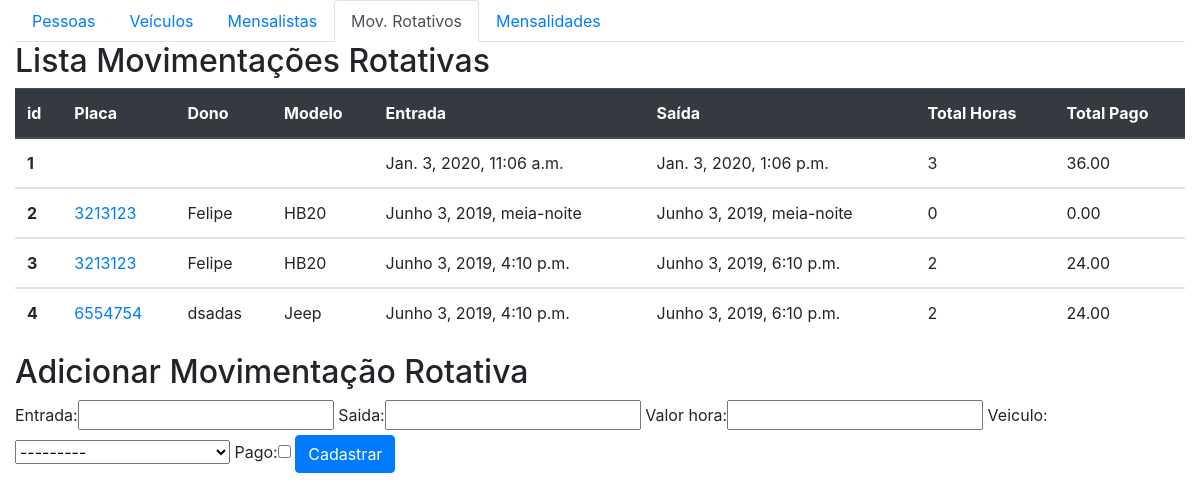
The app's page /core/movrot/, older data.
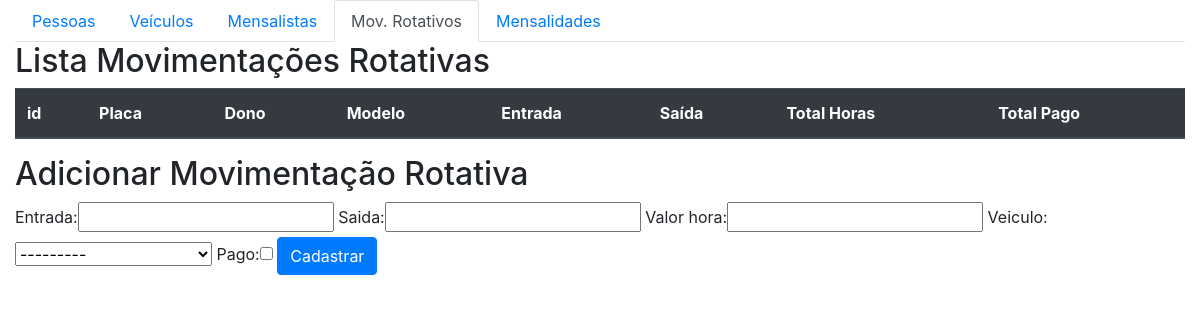
The same page, newer data.
### core/models.py (models this page shows, shortened)
class movimento_rotativo(models.Model):
    entrada= models.DateTimeField(auto_now=False)
    saida= models.DateTimeField(auto_now=False, null=True)
    valor_hora=models.DecimalField(max_digits=5, decimal_places=2)
    veiculo= models.ForeignKey(veiculo, on_delete=models.SET_NULL, null=True)
    pago = models.BooleanField(default=False)
    def total_horas(self):
        return math.ceil((self.saida - self.entrada).total_seconds()/3600)
    def total(self):
        return self.valor_hora*self.total_horas()

class veiculo(models.Model):
    marca = models.ForeignKey(marca, on_delete=models.SET_NULL, null=True)
    dono = models.ForeignKey(pessoa, on_delete=models.SET_NULL, null=True)
    placa = models.CharField(max_length=7, null=True)
    modelo = models.CharField(max_length=30, null=True)
    cor = models.CharField(max_length=20, null=True)
    observacoes = models.TextField()
    def __str__(self):
        return self.modelo + " - " + self.placa + " - " + str(self.dono)

class pessoa(models.Model):
    nome = models.CharField(max_length=100)
    end = models.CharField(max_length=200)
    telefone = models.CharField(max_length=200)
    def __str__(self):
        return self.nome

### core/views.py (the view)
def lista_movrot(request):
    movrot = movimento_rotativo.objects.all()
    form = MovrotForm()
    data = {'movrot': movrot, 'form': form}
    return render(request, 'core/lista_movrot.html', data)

### core/forms.py
class MovrotForm(ModelForm):
    class Meta:
        model = movimento_rotativo
        fields = '__all__'

### core/templates/core/lista_movrot.html (shortened to what this page needs)
<!DOCTYPE html>
{% extends 'base.html' %}
{% block main %}
{% load bootstrap %}
<html lang="en">
<head>
</head>
<body>
<ul class="nav nav-tabs">
  <li class="nav-item">
    <a class="nav-link" href="{% url 'core_lista_pessoas' %}">Pessoas</a>
  </li>
  <li class="nav-item">
    <a class="nav-link" href="{% url 'core_lista_veiculos' %}">Veículos</a>
  </li>
  <li class="nav-item">
    <a class="nav-link" href="{% url 'core_lista_mensalistas' %}">Mensalistas</a>
  </li>
  <li class="nav-item">
    <a class="nav-link active" href="{% url 'core_lista_movrot' %}">Mov. Rotativos</a>
  </li>
  <li class="nav-item">
    <a class="nav-link" href="{% url 'core_lista_movmen' %}">Mensalidades</a>
  </li>
</ul>
<div class="row">
    <div class="col-sm-12">
        <h2>Lista Movimentações Rotativas</h2>
        <table class="table">
          <thead class="thead-dark">
            <tr>
              <th scope="col">id</th>
              <th scope="col">Placa</th>
              <th scope="col">Dono</th>
              <th scope="col">Modelo</th>
              <th scope="col">Entrada</th>
              <th scope="col">Saída</th>
              <th scope="col">Total Horas</th>
              <th scope="col">Total Pago</th>
            </tr>
          </thead>
          {% for mov in movrot%}
          <tbody>
            <tr>
              <th scope="row">{{mov.id}}</th>
              <td><a href="{% url 'core_movrot_update' mov.id%}">{{mov.veiculo.placa}}</a></td>
              <td>{{mov.veiculo.dono}}</td>
              <td>{{mov.veiculo.modelo}}</td>
              <td>{{mov.entrada}}</td>
              <td>{{mov.saida}}</td>
              <td>{{mov.total_horas}}</td>
              <td>{{mov.total}}</td>
            </tr>
          </tbody>
          {% endfor %}
        </table>
    </div>
    <div class="col-sm-12">
        <h2>Adicionar Movimentação Rotativa</h2>
        <form action="{% url 'core_movrot_novo'%} " method="POST">
            {{ form|bootstrap }}
            <button class="btn btn-primary type="submit"> Cadastrar </button>
        </form>
    </div>
</div>
{% endblock %}

Row changes from the older to the newer data that the page shows:
removed movimento_rotativo: id "1", entrada "Jan. 3, 2020, 11:06 a.m.", saida "Jan. 3, 2020, 1:06 p.m.", total_horas "3", total "36.00"
removed movimento_rotativo: id "2", veiculo.placa "3213123", veiculo.dono "Felipe", veiculo.modelo "HB20", entrada "Junho 3, 2019, meia-noite", saida "Junho 3, 2019, meia-noite", total_horas "0", total "0.00"
removed movimento_rotativo: id "3", veiculo.placa "3213123", veiculo.dono "Felipe", veiculo.modelo "HB20", entrada "Junho 3, 2019, 4:10 p.m.", saida "Junho 3, 2019, 6:10 p.m.", total_horas "2", total "24.00"
removed movimento_rotativo: id "4", veiculo.placa "6554754", veiculo.dono "dsadas", veiculo.modelo "Jeep", entrada "Junho 3, 2019, 4:10 p.m.", saida "Junho 3, 2019, 6:10 p.m.", total_horas "2", total "24.00"
